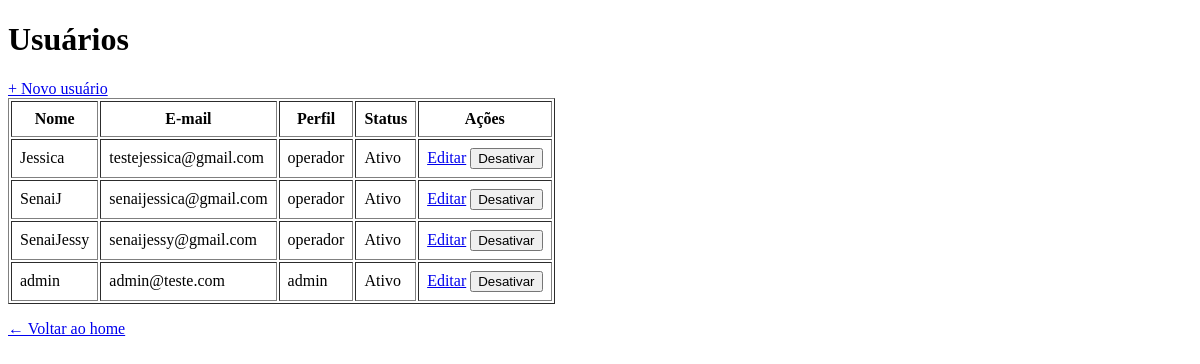
Before: /usuarios/ (signed in) with the older database file.
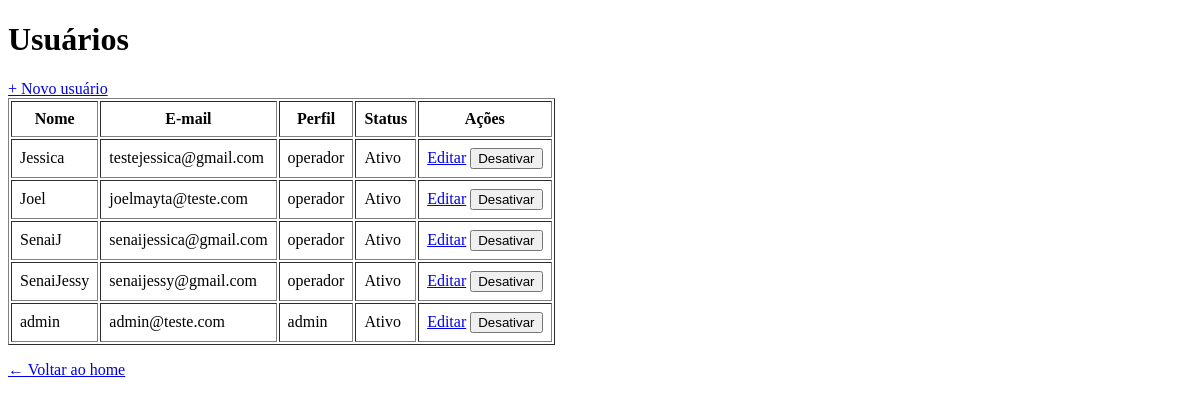
After: the same page with the newer database file.
### app/models/usuario.py (models this page shows)
class Usuario(Base):
    __tablename__ = "usuarios"
    id = Column(Integer, primary_key=True, autoincrement=True)
    nome = Column(String(100), nullable=False)
    email = Column(String(150), unique=True, nullable=False)
    senha_hash = Column(String(255), nullable=False)
    role = Column(String(20), nullable=False, default="operador")
    ativo = Column(Boolean, default=True)
    criando_em = Column(DateTime, server_default=func.now())

### app/controllers/usuario_controller.py (the view)
@router.get("/", response_class=HTMLResponse)
def listar_usuarios(
    request: Request,
    db: Session = Depends(get_db),
    admin = Depends(get_admin)  # bloqueia quem não é admin
):
    usuarios = db.query(Usuario).order_by(Usuario.nome).all()
    return templates.TemplateResponse(
        request,
        "usuarios/index.html",
        {
            "request": request,
            "usuario": admin,   # dados de quem está logado (para navbar)
            "usuarios": usuarios  # lista para exibir na tabela
        }
    )

### app/templates/usuarios/index.html (shortened to what this page needs)
<!DOCTYPE html>
<html lang="pt-br">
<head>
</head>
<body>
    <h1>Usuários</h1>
    <a href="/usuarios/novo">+ Novo usuário</a>
    <table border="1" cellpadding="8">
        <thead>
            <tr>
                <th>Nome</th>
                <th>E-mail</th>
                <th>Perfil</th>
                <th>Status</th>
                <th>Ações</th>
            </tr>
        </thead>
        <tbody>
            {% for u in usuarios %}
            <tr>
                <td>{{ u.nome }}</td>
                <td>{{ u.email }}</td>
                <td>{{ u.role }}</td>
                <td>{{ "Ativo" if u.ativo else "Inativo" }}</td>
                <td>
                    <a href="/usuarios/{{ u.id }}/editar">Editar</a>
                    <form action="/usuarios/{{ u.id }}/toggle-ativo"
                          method="post"
                          style="display:inline">
                        <button type="submit">
                            {{ "Desativar" if u.ativo else "Ativar" }}
                        </button>
                    </form>
                </td>
            </tr>
            {% endfor %}
        </tbody>
    </table>
    <p><a href="/">← Voltar ao home</a></p>
</body>
</html>

Changed rows visible on the page:
added Usuario: nome "Joel", email "joelmayta@teste.com", role "operador", ativo "Ativo", ativo "Desativar"
